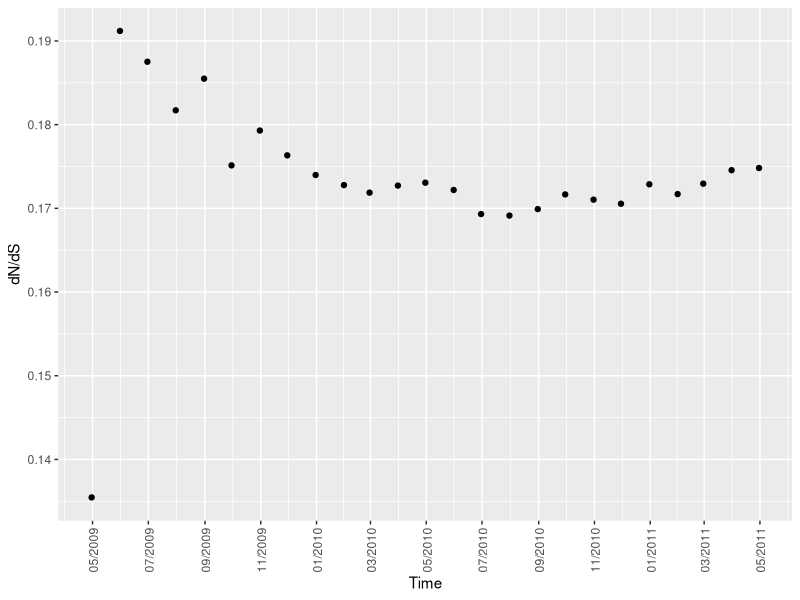

R code for this plot:
library(ggplot2)
library(grid)
library(cowplot)
library(zoo)
library(scales)

setwd('~/Google Drive/Work/WilkeLab/flu_projects/evo_rate_v_time/NA/dNdS/gene_rates/')
d <- read.table('gene_rates.dat', sep='=', head=F)[,2]

d <- data.frame(Date=as.Date(c('04/30/2009', 
                        '05/31/2009', 
                        '06/30/2009',
                        '07/31/2009',
                        '08/31/2009',
                        '09/30/2009',
                        '10/31/2009',
                        '11/30/2009',
                        '12/31/2009',
                        '01/31/2010',
                        '02/28/2010', 
                        '03/31/2010', 
                        '04/30/2010', 
                        '05/31/2010', 
                        '06/30/2010', 
                        '07/31/2010', 
                        '08/31/2010', 
                        '09/30/2010', 
                        '10/31/2010', 
                        '11/30/2010', 
                        '12/31/2010',
                        '01/31/2011',
                        '02/28/2011',
                        '03/31/2011',
                        '04/30/2011'),
                        format='%m/%d/%Y'),
                w=d
                )

p <- ggplot(data=d, aes(x=Date, y=w)) + geom_point() +
  xlab("Time") +
  ylab("dN/dS") +
  theme(axis.text.x = element_text(angle = 90, vjust = 0.6)) +
  scale_x_date(breaks = date_breaks("2 months"), labels = date_format('%m/%Y'))

ggsave("dNdSvTime.pdf", p, width=6, h=5.5)
